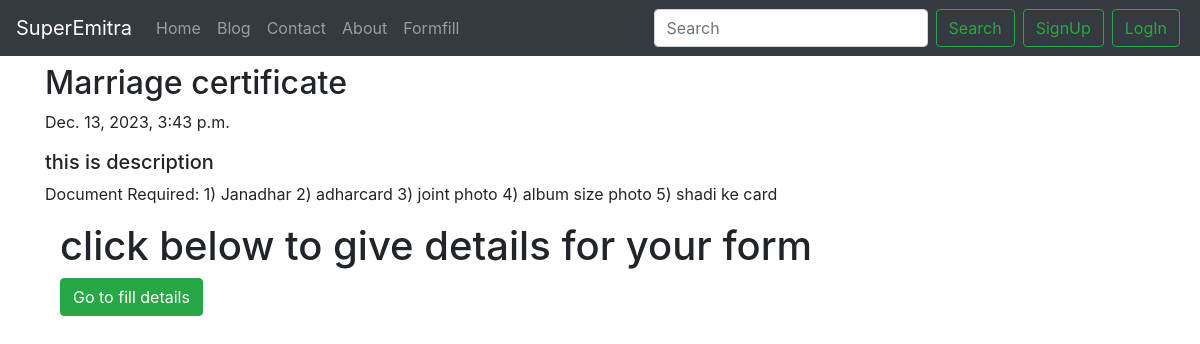
/blog/first-post/, run on the app's committed database.
### blog/models.py (models this page shows, shortened)
class Post(models.Model):
    sno=models.AutoField(primary_key=True)
    title=models.CharField(max_length=100)
    desc=models.CharField(max_length=200,blank=True)
    category=models.CharField(max_length=50,blank=True)
    author=models.CharField(max_length=50,blank=True)
    content=models.TextField()
    blogtype=models.CharField(max_length=100,blank=True)
    slug=models.CharField(max_length=150)
    TimeStamp=models.DateTimeField(blank=True)

### blog/views.py (the view)
# urls.py: path('<str:slug>/',views.blogpost,name='blogpost'),
def blogpost(request,slug):
    post=Post.objects.filter(slug=slug).first()
    context={'post':post}
    return render(request,'blog/blogpost.html',context)

### templates/blog/blogpost.html (shortened to what this page needs)
{% extends "basic.html" %}
{% block body %}
<div class="container my-2">
    <h2 class="blog-post-title">{{post.title}}</h2>
    <p class="blog-post-meta">{{post.TimeStamp}} <a href="#">{{post.stamp}}</a></p>
    <h5>{{post.desc}}</h5>
    <p>{{post.content|safe}}</p>
    <div class="container mb-4">
        <h1 class="mb-2">click below to give details for your form</h1>
        <button type="button" class="btn btn-success">
            <a href="{% url 'formfill' %}  " style="color: white; text-decoration: none;">Go to fill
                details</a></button>
    </div>
</div>
{% endblock %}

### data on the page
Post: title "Marriage certificate", TimeStamp "Dec. 13, 2023, 3:43 p.m.", desc "this is description", content "Document Required: 1) Janadhar 2) adharcard 3) joint photo 4) album size photo 5) shadi ke card"
